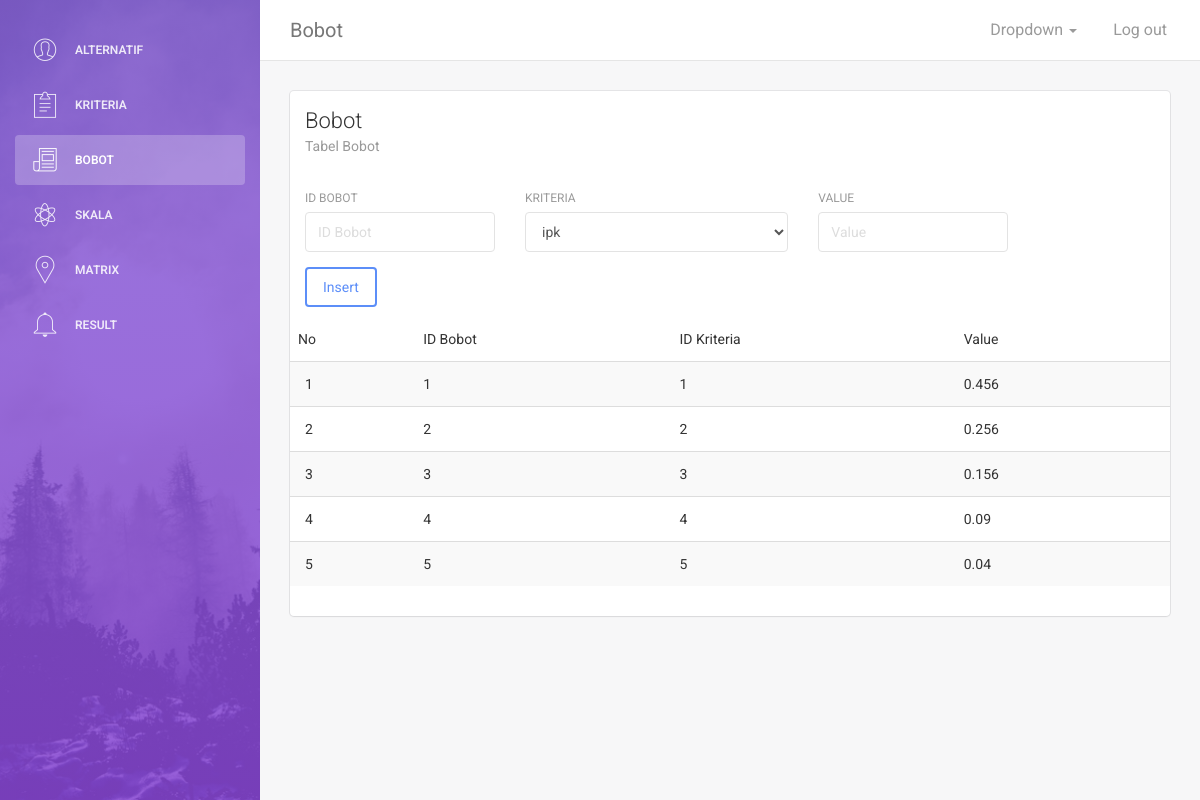
Screenshot of /BS3/bobot.php with the database file from the repository.
### tables this page shows
CREATE TABLE IF NOT EXISTS `bobot` (
  `id_bobot` int(11) NOT NULL,
  `id_kriteria` int(11) DEFAULT NULL,
  `value` varchar(50) DEFAULT NULL,
  PRIMARY KEY (`id_bobot`),
  KEY `FK_bobot_kriteria` (`id_kriteria`),
  CONSTRAINT `FK_bobot_kriteria` FOREIGN KEY (`id_kriteria`) REFERENCES `kriteria` (`id_kriteria`) ON DELETE NO ACTION ON UPDATE NO ACTION
);

### BS3/bobot.php (the view, shortened to what this page needs)
<!doctype html>
<html lang="en">
<head>
    <link href="assets/css/bootstrap.min.css" rel="stylesheet" />
    <link href="assets/css/animate.min.css" rel="stylesheet"/>
    <link href="assets/css/light-bootstrap-dashboard.css?v=1.4.0" rel="stylesheet"/>
    <link href="assets/css/demo.css" rel="stylesheet" />
    <link href="http://maxcdn.bootstrapcdn.com/font-awesome/4.2.0/css/font-awesome.min.css" rel="stylesheet">
    <link href="assets/css/pe-icon-7-stroke.css" rel="stylesheet" />
</head>
<body>
<div class="wrapper">
    <div class="sidebar" data-color="purple" data-image="assets/img/sidebar-5.jpg">
    	<div class="sidebar-wrapper">
            <ul class="nav">
                <li>
                    <a href="index.php">
                        <i class="pe-7s-user"></i>
                        <p>Alternatif</p>
                    </a>
                </li>
                <li >
                    <a href="kriteria.php">
                        <i class="pe-7s-note2"></i>
                        <p>Kriteria</p>
                    </a>
                </li>
                <li class="active">
                    <a href="bobot.php">
                        <i class="pe-7s-news-paper"></i>
                        <p>Bobot</p>
                    </a>
                </li>
                <li>
                    <a href="skala.php">
                        <i class="pe-7s-science"></i>
                        <p>Skala</p>
                    </a>
                </li>
                <li>
                    <a href="matrix.php">
                        <i class="pe-7s-map-marker"></i>
                        <p>Matrix</p>
                    </a>
                </li>
                <li>
                    <a href="result.php">
                        <i class="pe-7s-bell"></i>
                        <p>Result</p>
                    </a>
                </li>
            </ul>
    	</div>
    </div>
    <div class="main-panel">
		<nav class="navbar navbar-default navbar-fixed">
            <div class="container-fluid">
                <div class="navbar-header">
                    <a class="navbar-brand" href="#">Bobot</a>
                </div>
                <div class="collapse navbar-collapse">
                    <ul class="nav navbar-nav navbar-right">
                        <li class="dropdown">
                              <a href="#" class="dropdown-toggle" data-toggle="dropdown">
                                    <p>
										Dropdown
										<b class="caret"></b>
									</p>
                              </a>
                        </li>
                        <li>
                            <a href="#">
                                <p>Log out</p>
                            </a>
                        </li>
                    </ul>
                </div>
            </div>
        </nav>
        <div class="content">
            <div class="container-fluid">
                <div class="row">
                    <div class="col-md-12">
                        <div class="card">
                            <div class="header">
                                <h4 class="title">Bobot</h4>
                                <p class="category">Tabel Bobot</p>
                            </div>
                            <div class="content table-responsive table-full-width">
                                <table class="table table-hover table-striped">
                                    <thead>
                                    <td>No</td>
                                    <td>ID Bobot</td>
                                    <td>ID Kriteria</td>
                                    <td>Value</td>
                                    </thead>
                                    <tbody>
                                    <?php
                                    include 'aksi_bobot.php';
                                    $no = 1;
                                    $query = "SELECT * FROM bobot";
                                    $result = $conn->query($query);
                                    while ($row = $result->fetch_array()) { ?>
                                        <tr>
                                            <td><?php echo $no++; ?></td>
                                            <td><?php echo $row['id_bobot']; ?></td>
                                            <td><?php echo $row['id_kriteria']; ?></td>
                                            <td><?php echo $row['value']; ?></td>
                                        </tr>
                                    <?php } ?>
                                    <div class="content">
                                <form class='forms-sample' method='POST'>
                                <div class="row">
                                        <div class="col-md-3">
                                            <div class="form-group">
                                                <label>Id Bobot</label>
                                                <input type="text" class="form-control" placeholder="ID Bobot" name="id">
                                            </div>
                                        </div>
                                        <div class="col-md-4">
                                            <div class="form-group">
                                                <label >Kriteria</label>
                                                <select class="form-control" placeholder="Kriteria" name="kriteria">
                                                <?php
                    								$query = "SELECT * FROM kriteria";
                    								$result = $conn->query($query);
                    								while ($row = $result->fetch_array()) {
                    							?>
                    							<option value="<?php echo $row['id_kriteria']; ?>"><?php echo $row['nama_kriteria']; ?></option>
                    							<?php
                    								}
                    							?>
                    						</select>
                                            </div>
                                        </div>
                                        <div class="col-md-3">
                                            <div class="form-group">
                                                <label>value</label>
                                                <input type="text" class="form-control" placeholder="Value" name="value">
                                            </div>
                                        </div>
                                    </div>
                                    <button type='submit' name='insert' class='btn btn-primary mr-2'>Insert</button>
                                </form>
                                    </div>
                                    </tbody>
                                </table>
                            </div>
                        </div>
                    </div>
                </div>
            </div>
        </div>
    </div>
</div>
</body>
</html>

### rows the page displays
bobot: id_bobot "1", id_kriteria "1", value "0.456"
bobot: id_bobot "2", id_kriteria "2", value "0.256"
bobot: id_bobot "3", id_kriteria "3", value "0.156"
bobot: id_bobot "4", id_kriteria "4", value "0.09"
bobot: id_bobot "5", id_kriteria "5", value "0.04"

### other values shown
form field kriteria "ipk"
